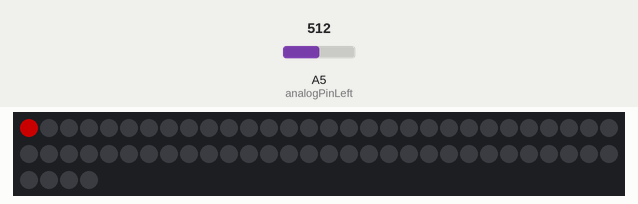
A sketch run on a simulated Arduino Uno, built with avr-gcc and run on an emulated ATmega328P. On the bench: 64 RGB LEDs in strip order, left to right, continuing on the next row. Inputs (shaded band) come from the test bench; at power-on: A5 (analogPinLeft) = 512. Dim RGB values are drawn brighter than linear.

Above: at 0.1 s.
At 1.0 s:
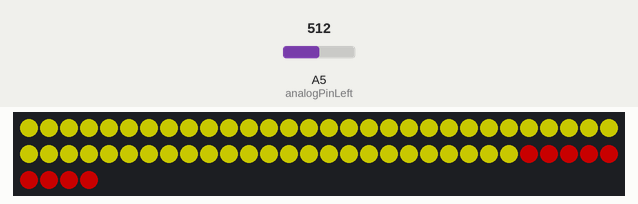
At 1.5 s:
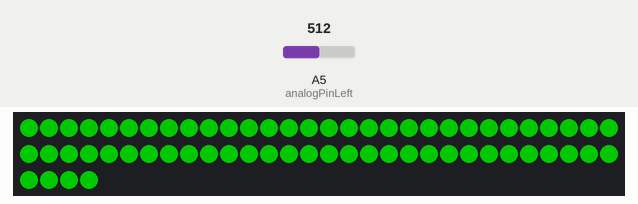
At 3.5 s:
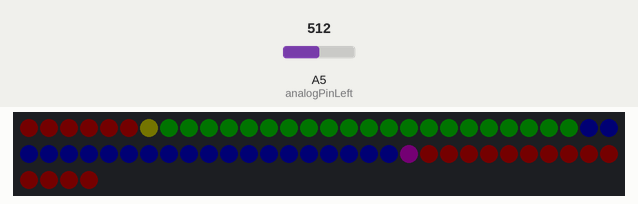
At 4.8 s:
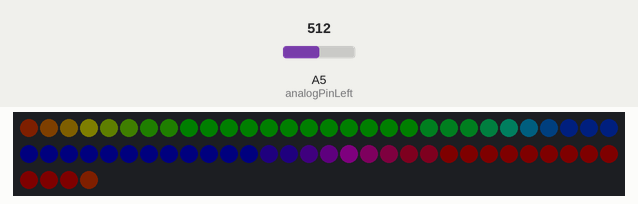
At 25.3 s:
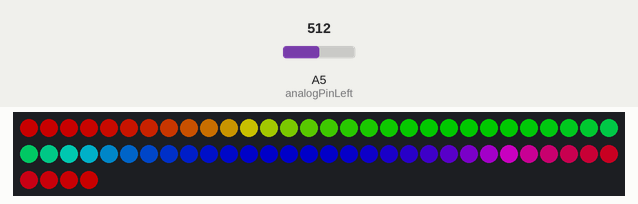

The sketch:

VU_meter.ino
```cpp
#include <Adafruit_NeoPixel.h>

// Which pin on the Arduino is connected to the NeoPixels?
// On a Trinket or Gemma we suggest changing this to 1:
#define LED_PIN     13
// How many NeoPixels are attached to the Arduino?
#define LED_COUNT  64

// NeoPixel brightness, 0 (min) to 255 (max)
#define BRIGHTNESS 100

// Declare our NeoPixel strip object:
Adafruit_NeoPixel strip(LED_COUNT, LED_PIN, NEO_GRB + NEO_KHZ800);
// Argument 1 = Number of pixels in NeoPixel strip
// Argument 2 = Arduino pin number (most are valid)
// Argument 3 = Pixel type flags, add together as needed:
//   NEO_KHZ800  800 KHz bitstream (most NeoPixel products w/WS2812 LEDs)
//   NEO_KHZ400  400 KHz (classic 'v1' (not v2) FLORA pixels, WS2811 drivers)
//   NEO_GRB     Pixels are wired for GRB bitstream (most NeoPixel products)
//   NEO_RGB     Pixels are wired for RGB bitstream (v1 FLORA pixels, not v2)
//   NEO_RGBW    Pixels are wired for RGBW bitstream (NeoPixel RGBW products)

#define analogPinLeft A5 // Left Audio Channel, connected to analog pin A5

int val_left_old = 0;  // variable to store the value read from Channel Left
int Base_Left = 0;   // 0 Basis

void setup()
{
  strip.begin();           // INITIALIZE NeoPixel strip object (REQUIRED)
  strip.show();            // Turn OFF all pixels ASAP
  strip.setBrightness(BRIGHTNESS); // Set BRIGHTNESS to about 1/5 (max = 255)
  Base_Left = analogRead(analogPinLeft);
  Base_Left += analogRead(analogPinLeft);
  Base_Left += analogRead(analogPinLeft);
  Base_Left += analogRead(analogPinLeft);
  Base_Left = Base_Left / 4;
  colorWipe(strip.Color(255,0,0), 5);   // Red
  colorWipe(strip.Color(255,255,0), 5); // yellow
  colorWipe(strip.Color(0,255,0), 5);   // Green
  rainbowFade2White(1, 1, 1);
}

void loop()
{
Left_VU_Meter(64,100);
delay(40);
}

void Left_VU_Meter(byte Level_Max_Pixels,int sensitivity)
{
  int val_left = 0;
  val_left = analogRead(analogPinLeft);  // read the input pin
  val_left += analogRead(analogPinLeft);  // read the input pin
  val_left += analogRead(analogPinLeft);  // read the input pin
  val_left += analogRead(analogPinLeft);  // read the input pin
  val_left = val_left / 4;
  int Signal_Strength = val_left - Base_Left;
  if (Signal_Strength < 0) { Signal_Strength = - Signal_Strength; }
  byte VU_Led_Level =  map(Signal_Strength, 0, sensitivity , 0, Level_Max_Pixels);
  for(int i=0; i<Level_Max_Pixels; i++) { strip.setPixelColor(i, 0,0,0); }  // Clear pixel's color (in RAM)
  for(int i=0; i<VU_Led_Level; i++) { // For each pixel in strip...
    uint32_t hue = map(i, Level_Max_Pixels -1,0, 0, 21800);
    uint32_t rgbcolor = strip.ColorHSV(hue, 255, BRIGHTNESS); // Hue to RGB Conversation
    strip.setPixelColor(i, rgbcolor);         //  Set pixel's color (in RAM)
  }
   strip.show();   //  Update strip to match
}

void colorWipe(uint32_t color, int wait) {
  for(int i=0; i<strip.numPixels(); i++) { // For each pixel in strip...
    strip.setPixelColor(i, color);         //  Set pixel's color (in RAM)
    strip.show();                          //  Update strip to match
    delay(wait);                           //  Pause for a moment
  }
}

void rainbowFade2White(int wait, int rainbowLoops, int whiteLoops) {
  int fadeVal=0, fadeMax=100;
  // Hue of first pixel runs 'rainbowLoops' complete loops through the color
  // wheel. Color wheel has a range of 65536 but it's OK if we roll over, so
  // just count from 0 to rainbowLoops*65536, using steps of 256 so we
  // advance around the wheel at a decent clip.
  for(uint32_t firstPixelHue = 0; firstPixelHue < rainbowLoops*65536;
    firstPixelHue += 256) {
    for(int i=0; i<strip.numPixels(); i++) { // For each pixel in strip...
      // Offset pixel hue by an amount to make one full revolution of the
      // color wheel (range of 65536) along the length of the strip
      // (strip.numPixels() steps):
      uint32_t pixelHue = firstPixelHue + (i * 65536L / strip.numPixels());
      // strip.ColorHSV() can take 1 or 3 arguments: a hue (0 to 65535) or
      // optionally add saturation and value (brightness) (each 0 to 255).
      // Here we're using just the three-argument variant, though the
      // second value (saturation) is a constant 255.
      strip.setPixelColor(i, strip.gamma32(strip.ColorHSV(pixelHue, 255,
        255 * fadeVal / fadeMax)));
    }
    strip.show();
    delay(wait);
    if(firstPixelHue < 65536) {                              // First loop,
      if(fadeVal < fadeMax) fadeVal++;                       // fade in
    } else if(firstPixelHue >= ((rainbowLoops-1) * 65536)) { // Last loop,
      if(fadeVal > 0) fadeVal--;                             // fade out
    } else {
      fadeVal = fadeMax; // Interim loop, make sure fade is at max
    }
  }
  for(int k=0; k<whiteLoops; k++) {
    for(int j=0; j<256; j++) { // Ramp up 0 to 255
      // Fill entire strip with white at gamma-corrected brightness level 'j':
      strip.fill(strip.Color(0, 0, 0, strip.gamma8(j)));
      strip.show();
    }
    for(int j=255; j>=0; j--) { // Ramp down 255 to 0
      strip.fill(strip.Color(0, 0, 0, strip.gamma8(j)));
      strip.show();
    }
  }
}
```
